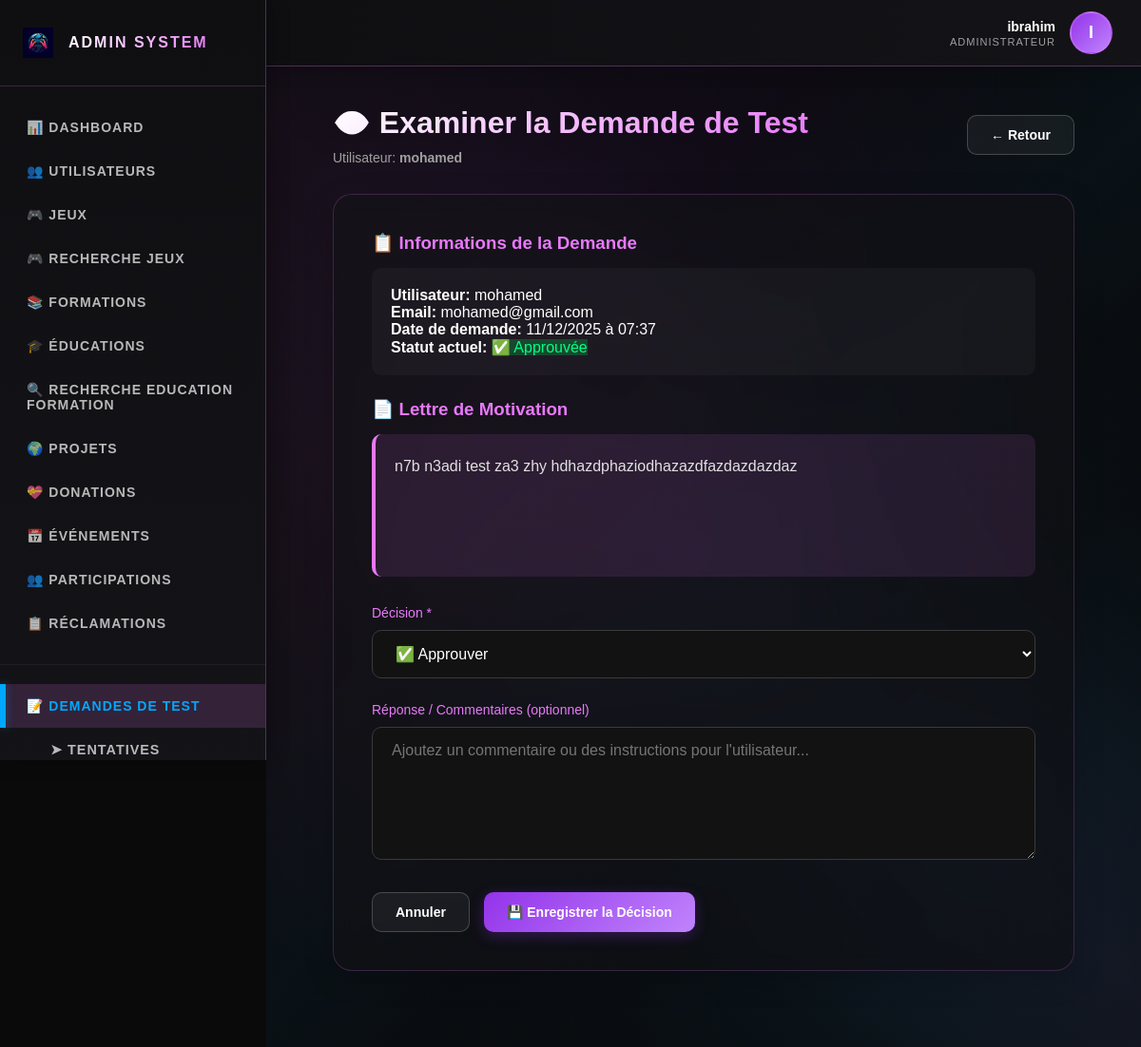
The page /?controller=adminTest&action=reviewRequest&id=4 (signed in) on the database its author committed.
### tables this page shows
CREATE TABLE `users` (
  `id` int(11) NOT NULL,
  `username` varchar(50) NOT NULL,
  `email` varchar(100) NOT NULL,
  `password` varchar(255) NOT NULL,
  `verification_code` varchar(6) DEFAULT NULL,
  `email_verified` tinyint(1) DEFAULT 0,
  `role` enum('player','moderator','admin') DEFAULT 'player',
  `status` enum('active','inactive','banned') DEFAULT 'active',
  `created_at` timestamp NOT NULL DEFAULT current_timestamp(),
  `updated_at` timestamp NOT NULL DEFAULT current_timestamp() ON UPDATE current_timestamp(),
  `face_descriptor` text DEFAULT NULL COMMENT 'Descripteur facial encodé en JSON',
  `face_registered_at` timestamp NULL DEFAULT NULL COMMENT 'Date d''enregistrement du visage',
  `face_enabled` tinyint(1) DEFAULT 0 COMMENT 'Activer/désactiver la connexion par visage',
  `reset_code` varchar(64) DEFAULT NULL,
  `reset_code_expires` datetime DEFAULT NULL,
  `avatar` varchar(255) DEFAULT NULL,
  `medal` enum('none','bronze','silver','gold') DEFAULT 'none',
  `medal_notification_seen` tinyint(1) DEFAULT 1,
  `banned_until` datetime DEFAULT NULL
);

CREATE TABLE `test_requests` (
  `id` int(11) NOT NULL,
  `user_id` int(11) NOT NULL,
  `motivational_letter` text NOT NULL,
  `status` enum('pending','approved','rejected') DEFAULT 'pending',
  `admin_response` text DEFAULT NULL,
  `admin_id` int(11) DEFAULT NULL COMMENT 'Admin who reviewed the request',
  `created_at` timestamp NOT NULL DEFAULT current_timestamp(),
  `updated_at` timestamp NOT NULL DEFAULT current_timestamp() ON UPDATE current_timestamp()
);

### controllers/AdminTestController.php (called while the page is built, shortened)
<?php
require_once "models/TestRequest.php";
class AdminTestController {
    public function reviewRequest() {
        $requestId = $_GET['id'] ?? null;
        $testRequest = new TestRequest();
        $request = $testRequest->getById($requestId);
        include "views/admin/test_request_review.php";
    }
}
?>

### models/User.php (called while the page is built, shortened)
<?php
class User {
    private $conn;
    private $table_name = "users";
    public $id;
    public function __construct($db) {
        $this->conn = $db;
    }
    public function readOne() {
        $query = "SELECT * FROM " . $this->table_name . " WHERE id = ? LIMIT 0,1";
        $stmt = $this->conn->prepare($query);
        $stmt->bindParam(1, $this->id);
        $stmt->execute();
        $row = $stmt->fetch(PDO::FETCH_ASSOC);
        if($row) {
            $this->id = $row['id'];
            $this->username = $row['username'];
            return true;
        }
        return false;
    }
}
?>

### models/TestRequest.php (called while the page is built, shortened)
<?php
require_once "config/database.php";
class TestRequest {
    private $conn;
    private $table_name = "test_requests";
    public function __construct() {
        $database = new Database();
        $this->conn = $database->getConnection();
    }
    public function getById($id) {
        $query = "SELECT tr.*, u.username, u.email
                  FROM " . $this->table_name . " tr
                  JOIN users u ON tr.user_id = u.id
                  WHERE tr.id = ?";
        $stmt = $this->conn->prepare($query);
        $stmt->execute([$id]);
        return $stmt->fetch(PDO::FETCH_ASSOC);
    }
}
?>

### config/database.php (called while the page is built, shortened)
<?php
class Database {
    private $host = "localhost";
    private $db_name = "game_masters";
    private $username = "root";
    private $password = "";
    public function getConnection() {
        $this->conn = null;
        try {
            $this->conn = new PDO(
                "mysql:host=" . $this->host . ";dbname=" . $this->db_name . ";charset=utf8mb4",
                $this->username,
                $this->password
            );
            $this->conn->setAttribute(PDO::ATTR_ERRMODE, PDO::ERRMODE_EXCEPTION);
            $this->conn->setAttribute(PDO::ATTR_DEFAULT_FETCH_MODE, PDO::FETCH_ASSOC);
        } catch(PDOException $exception) {
            $error_message = "Erreur de connexion à la base de données: " . $exception->getMessage();
            error_log($error_message);
            throw new Exception($error_message);
        }
        return $this->conn;
    }
}
?>

### views/admin/test_request_review.php (the view, shortened to what this page needs)
<?php
$currentPage = 'test_requests';
include "views/admin/includes/header.php";
?>
<section class="admin-content">
    <div class="admin-bg"></div>
    <div class="admin-container">
        <div class="admin-header-section">
            <div>
                <h2>👁️ Examiner la Demande de Test</h2>
                <p style="color: #a0a0a0; font-size: 14px; margin-top: 10px;">Utilisateur: <strong><?php echo htmlspecialchars($request['username']); ?></strong></p>
            </div>
            <a href="?controller=adminTest&action=listRequests" class="btn btn-secondary">← Retour</a>
        </div>
        <div class="admin-form-container">
            <div class="card">
                <div style="margin-bottom: 25px;">
                    <h3 style="color: #e879f9; margin-bottom: 15px;">📋 Informations de la Demande</h3>
                    <div style="background: rgba(255, 255, 255, 0.03); border-radius: 10px; padding: 20px;">
                        <p><strong>Utilisateur:</strong> <?php echo htmlspecialchars($request['username']); ?></p>
                        <p><strong>Email:</strong> <?php echo htmlspecialchars($request['email']); ?></p>
                        <p><strong>Date de demande:</strong> <?php echo date('d/m/Y à H:i', strtotime($request['created_at'])); ?></p>
                        <p>
                            <strong>Statut actuel:</strong>
                            <span class="badge" style="background: <?php
                                echo $request['status'] === 'pending' ? 'rgba(255, 193, 7, 0.2)' :
                                    ($request['status'] === 'approved' ? 'rgba(0, 255, 88, 0.2)' : 'rgba(255, 51, 51, 0.2)');
                            ?>; color: <?php
                                echo $request['status'] === 'pending' ? '#ffc107' :
                                    ($request['status'] === 'approved' ? '#00ff88' : '#ff6b6b');
                            ?>;">
                                <?php
                                echo $request['status'] === 'pending' ? '⏳ En Attente' :
                                    ($request['status'] === 'approved' ? '✅ Approuvée' : '❌ Rejetée');
                                ?>
                            </span>
                        </p>
                    </div>
                </div>
                <div style="margin-bottom: 30px;">
                    <h3 style="color: #e879f9; margin-bottom: 15px;">📄 Lettre de Motivation</h3>
                    <div style="background: rgba(232, 121, 249, 0.1); border-left: 4px solid #e879f9; border-radius: 10px; padding: 20px; min-height: 150px;">
                        <p style="color: #e0e0e0; line-height: 1.8; white-space: pre-wrap;"><?php echo htmlspecialchars($request['motivational_letter']); ?></p>
                    </div>
                </div>
                <form method="POST" action="?controller=adminTest&action=reviewRequest&id=<?php echo $request['id']; ?>">
                    <div class="admin-form-group">
                        <label for="status">Décision *</label>
                        <select id="status" name="status" required>
                            <option value="approved" <?php echo $request['status'] === 'approved' ? 'selected' : ''; ?>>✅ Approuver</option>
                        </select>
                    </div>
                    <div class="admin-form-group">
                        <label for="admin_response">Réponse / Commentaires (optionnel)</label>
                        <textarea id="admin_response" name="admin_response" rows="6"
                                  placeholder="Ajoutez un commentaire ou des instructions pour l'utilisateur..."><?php echo htmlspecialchars($request['admin_response'] ?? ''); ?></textarea>
                    </div>
                    <div class="form-actions">
                        <a href="?controller=adminTest&action=listRequests" class="btn btn-secondary">Annuler</a>
                        <button type="submit" class="btn btn-primary">💾 Enregistrer la Décision</button>
                    </div>
                </form>
            </div>
        </div>
    </div>
</section>
<?php include "views/admin/includes/footer.php"; ?>

### views/admin/includes/header.php (shortened to what this page needs)
<!DOCTYPE html>
<html lang="fr">
<head>
    <link rel="stylesheet" href="https://cdnjs.cloudflare.com/ajax/libs/font-awesome/6.4.0/css/all.min.css">
    <link rel="stylesheet" href="public/css/templatemo-prism-flux.css">
</head>
<body>
    <?php
    $adminUsername = $_SESSION['username'] ?? 'Admin';
    $adminUserId = $_SESSION['user_id'] ?? null;
    $adminInitial = strtoupper(substr($adminUsername, 0, 1));
    $adminName = $adminUsername;
    if ($adminUserId) {
        try {
            if (!isset($db)) {
                require_once "config/database.php";
                $database = new Database();
                $db = $database->getConnection();
            }
            require_once "models/User.php";
            $userModel = new User($db);
            $userModel->id = $adminUserId;
            if ($userModel->readOne()) {
                $adminName = $userModel->username ?? $adminUsername;
                $adminInitial = strtoupper(substr($adminName, 0, 1));
            }
        } catch (Exception $e) {
            error_log("Error fetching admin info: " . $e->getMessage());
        }
    }
    ?>
    <div class="admin-wrapper">
        <aside class="admin-sidebar">
            <div class="sidebar-header">
                <div class="sidebar-logo">
                    <img src="public/images/logo.png" alt="Logo" onerror="this.style.display='none'; this.parentElement.innerHTML='<div style=\'width: 40px; height: 40px; border-radius: 8px; background: linear-gradient(135deg, #9333ea, #c084fc); display: flex; align-items: center; justify-content: center; font-weight: 900; font-size: 20px; color: white;\'>M</div>';">
                </div>
                <div class="sidebar-title">Admin System</div>
            </div>
            <nav class="sidebar-nav">
                <a href="?action=admin_dashboard" class="sidebar-nav-item <?php echo (isset($currentPage) && $currentPage == 'admin') ? 'active' : ''; ?>">
                    📊 Dashboard
                </a>
                <a href="?action=admin_users" class="sidebar-nav-item <?php echo (isset($currentPage) && $currentPage == 'users') ? 'active' : ''; ?>">
                    👥 Utilisateurs
                </a>
                <a href="?action=admin_games" class="sidebar-nav-item <?php echo (isset($currentPage) && $currentPage == 'games') ? 'active' : ''; ?>">
                    🎮 Jeux
                </a>
                <a href="?action=admin_search_games" class="sidebar-nav-item <?php echo (isset($currentPage) && $currentPage == 'admin_search_games') ? 'active' : ''; ?>">
                    🎮 Recherche Jeux
                </a>
                <a href="?controller=formation&action=adminList" class="sidebar-nav-item <?php echo (isset($currentPage) && $currentPage == 'formations') ? 'active' : ''; ?>">
                    📚 Formations
                </a>
                <a href="?controller=education&action=adminList" class="sidebar-nav-item <?php echo (isset($currentPage) && $currentPage == 'educations') ? 'active' : ''; ?>">
                    🎓 Éducations
                </a>
                <a href="?controller=category&action=adminSearch" class="sidebar-nav-item <?php echo (isset($currentPage) && $currentPage == 'search') ? 'active' : ''; ?>">
                    🔍 Recherche Education Formation
                </a>
                <a href="?action=admin_projects" class="sidebar-nav-item <?php echo (isset($currentPage) && $currentPage == 'admin_projects') ? 'active' : ''; ?>">
                    🌍 Projets
                </a>
                <a href="?action=admin_donations" class="sidebar-nav-item <?php echo (isset($currentPage) && ($currentPage == 'admin_donations' || $currentPage == 'donations')) ? 'active' : ''; ?>">
                    💝 Donations
                </a>
                <a href="?action=admin_events" class="sidebar-nav-item <?php echo (isset($currentPage) && $currentPage == 'admin_events') ? 'active' : ''; ?>">
                    📅 Événements
                </a>
                <a href="?action=admin_participations" class="sidebar-nav-item <?php echo (isset($currentPage) && $currentPage == 'admin_participations') ? 'active' : ''; ?>">
                    👥 Participations
                </a>
                <a href="?action=admin_reclamations" class="sidebar-nav-item <?php echo (isset($currentPage) && $currentPage == 'admin_reclamations') ? 'active' : ''; ?>">
                    📋 Réclamations
                </a>
                <div style="margin: 20px 0; border-top: 1px solid rgba(255,255,255,0.05);"></div>
                <a href="?controller=adminTest&action=listRequests" class="sidebar-nav-item <?php echo (isset($currentPage) && in_array($currentPage, ['test_requests', 'test_attempts', 'test_questions'])) ? 'active' : ''; ?>">
                    📝 Demandes de Test
                </a>
                <a href="?controller=adminTest&action=listAttempts" class="sidebar-nav-item <?php echo (isset($currentPage) && $currentPage == 'test_attempts') ? 'active' : ''; ?>" style="padding-left: 50px; font-size: 0.9em;">
                    ➤ Tentatives
                </a>
            </nav>
        </aside>
        <header class="admin-top-header">
            <div class="admin-profile-section" onclick="showAdminProfileModal()" style="cursor: pointer; transition: all 0.3s ease;" onmouseover="this.style.opacity='0.8';" onmouseout="this.style.opacity='1';">
                <div class="admin-profile-info">
                    <div class="admin-profile-name"><?php echo htmlspecialchars($adminName); ?></div>
                    <div class="admin-profile-role">Administrateur</div>
            </div>
                <div class="admin-profile-avatar">
                    <?php echo htmlspecialchars($adminInitial); ?>
                </div>
            </div>
    </header>

### public/css/templatemo-prism-flux.css (style rules this page uses)
* { margin: 0; padding: 0; box-sizing: border-box; }
:root { --primary-black: #0a0a0a; --carbon-dark: #121212; --carbon-medium: #1a1a1a; --carbon-light: #2a2a2a; --metal-dark: #3a3a3a; --metal-light: #4a4a4a; --accent-red: #ff3333; --accent-blue: #00a8ff; --accent-green: #00ff88; --accent-purple: #9945ff; --accent-cyan: #00ffff; --text-primary: #ffffff; --text-secondary: #b0b0b0; --text-dim: #808080; }
html { scroll-behavior: smooth; }
body { font-family: 'Orbitron', 'Rajdhani', sans-serif; background: var(--primary-black); color: var(--text-primary); overflow-x: hidden; position: relative; }
body::before { content: ''; position: fixed; top: 0; left: 0; width: 100%; height: 100%; background: repeating-linear-gradient(0deg, transparent, transparent 2px, rgba(255, 255, 255, 0.03) 2px, rgba(255, 255, 255, 0.03) 4px), repeating-linear-gradient(90deg, transparent, transparent 2px, rgba(255, 255, 255, 0.03) 2px, rgba(255, 255, 255, 0.03) 4px), linear-gradient(135deg, var(--primary-black) 0%, var(--carbon-dark) 25%, var(--carbon-medium) 50%, var(--carbon-dark) 75%, var(--primary-black) 100%); z-index: -2; }
body::after { content: ''; position: fixed; top: 0; left: 0; width: 100%; height: 100%; background-image: linear-gradient(rgba(255, 51, 51, 0.05) 2px, transparent 2px), linear-gradient(90deg, rgba(255, 51, 51, 0.05) 2px, transparent 2px); background-size: 150px 150px; animation: gridMove 20s linear infinite; z-index: -1; opacity: 0.5; }

### rows shown on the page
users: username "ibrahim", username "I"
test_requests: user.username "mohamed", user.email "mohamed@gmail.com", created_at "11/12/2025 à 07:37", motivational_letter "n7b n3adi test za3 zhy hdhazdphaziodhazazdfazdazdazdaz", status "✅ Approuver"
